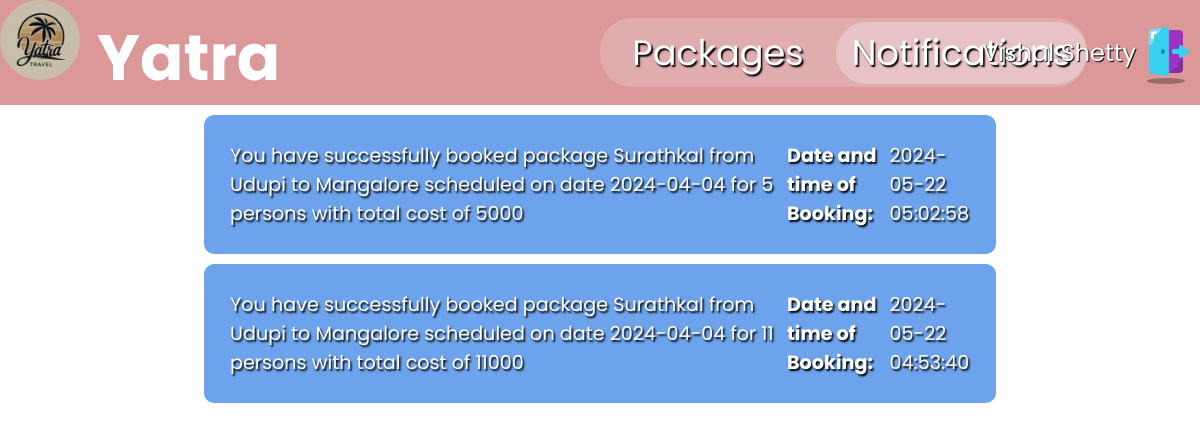
The page /usernotifications.php (signed in) on the database as committed earlier.
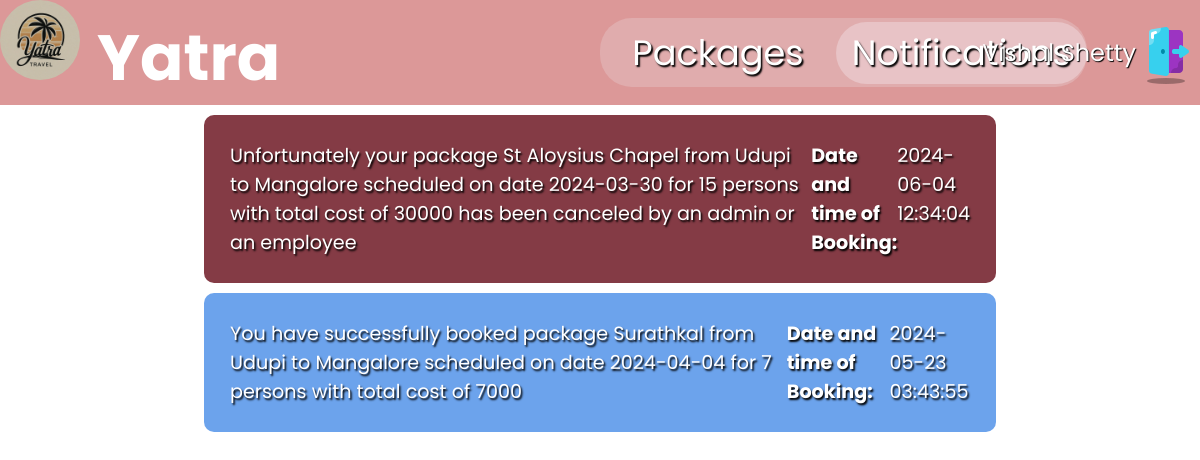
The same page on the database as committed later.
### tables this page shows
CREATE TABLE `bookedpackages` (
  `ID` int(11) NOT NULL,
  `useremail` varchar(200) NOT NULL,
  `packageid` int(11) NOT NULL,
  `uname` text NOT NULL,
  `droploc` varchar(200) NOT NULL,
  `pickup` varchar(200) NOT NULL,
  `timeoforder` timestamp NOT NULL DEFAULT current_timestamp(),
  `people` bigint(10) NOT NULL,
  `totalcost` double NOT NULL,
  `payid` varchar(300) NOT NULL,
  `status` varchar(20) NOT NULL DEFAULT 'confirmed'
);

CREATE TABLE `tpackages` (
  `title` varchar(200) NOT NULL,
  `ID` int(11) NOT NULL,
  `description` varchar(200) NOT NULL,
  `cover` longblob NOT NULL,
  `date` date NOT NULL,
  `pickuplocation` varchar(200) NOT NULL,
  `droplocation` varchar(200) NOT NULL,
  `cost` int(8) NOT NULL
);

### notifications.php (the view, shortened to what this page needs)
<link rel="stylesheet" href="index.css">
<?php
include ("connection.php");
if(isset($_SESSION['email'],$_SESSION['status']))
{
    $query="SELECT * FROM `bookedpackages` WHERE useremail='{$_SESSION['email']}' order by timeoforder desc;";
    $res=$con->query($query);
    if($res->num_rows == 0)
    {
        echo "<div class='notification'>";
        echo "You have No new notifications<br>";
        echo "</div>";
    }
    else{
    while($row=$res->fetch_assoc() )
    {
        $message="You have successfully booked package";
        $endmsg="";
        $bg='background-color: rgba(11, 102, 223, 0.6);';
        if($row['status']=='canceled'){
        $message="Unfortunately your package";
        $endmsg=" has been canceled by an admin or an employee";
        $bg="background-color:rgba(102, 11, 23, 0.8);";
    }
        echo "<div class='notification' style='".$bg."'>";
        $query2="SELECT * FROM `tpackages` where ID='{$row['packageid']}' ";
        $res2=$con->query($query2);
        $row2=$res2->fetch_assoc();
        echo "$message  {$row2['title']}
        from {$row2['pickuplocation']} to {$row2['droplocation']} scheduled on
         date {$row2['date']} for
        {$row['people']} persons with total cost of {$row['totalcost']}$endmsg
        <strong>Date and time of Booking:</strong>{$row['timeoforder']}<br>";
        echo "</div>";
    }
}
}

### usernotifications.php (shortened to what this page needs)
<!DOCTYPE html>
<html lang="en">
<head>
    <link rel="stylesheet" href="index.css">
</head>
<body>
    <?php
    include 'connection.php';
   $status=$_SESSION['status'];
   $email=$_SESSION['email'];
    if($status=='user' and isset($email))
    {
    echo "
    <header id='navbar'><figure><img id='logo' src='yatra.jpg' width='80rem' height='80rem'>
        <h4 style='display: inline;'>Yatra</h4></figure>
    <div id='navlinks'>
        <a href='userhomepage.php' > Packages</a>
        <a href='usernotifications.php' class='highlight'>Notifications</a>
        </div>
        </header>";
        include 'logoutfield.php';
        include 'notifications.php';
    }
    else{
        echo "<script>alert('Log in first');
        window.location.href = 'login.php';</script>";
    }
     ?>
</body>
</html>

### logoutfield.php (shortened to what this page needs)
<div style='display:flex;align-items:center;position:fixed;top:20px;right:0;z-index:50;'>
    <p style='background-color:transparent;color:white;text-shadow:1px 1px 1px black;font-size:1.5rem;'><?php echo $_SESSION['name'];?></p>
  <img src='logout.png' id='logoutImg' onclick='logout()'>
     </div>

### index.css (style rules this page uses)
* { margin:0;padding:0; box-sizing: border-box; font-family: "Poppins", sans-serif; }
header { background-color: rgba(186, 50, 50,0.5) ; color:white; font-size:4rem; width:100%; display: flex; flex-wrap: wrap; align-items: center; z-index: 20; }
#logo { border-radius: 13rem; }
body { background-image: url("bg2.jpg"); background-size: cover; }
#navbar { position: sticky; top: 0px; transition: 0.4s; display: flex; flex-direction: row; }
#navlinks { margin-left:20rem; background-color: rgba(240, 248, 255,0.2); border-radius: 2rem; display: flex; flex-direction: row; }
a,select { color: white; font-size:2.2rem; text-decoration: none; margin-left: 1rem; text-shadow: 0.1rem 0.1rem 0.1rem black; padding: 1rem; transition:0.3s; border-radius: 2rem; margin-top: 0.7%; margin-bottom: 0.7%; height: inherit; line-height: 30px; }
.highlight { background-color: rgba(248, 248, 255,0.3); }

### notifications.php (style rules this page uses)
.notification { text-shadow: 1.5px 1.5px 2px black; color:white; border-radius: 10px; width:66%; padding:26px; font-size:1.2rem; display:flex; margin:auto; margin-top:10px; }

Rows that differ between the two databases and show on the page:
removed bookedpackages: message "You have successfully booked package", packageid.title "Surathkal", packageid.pickuplocation "Udupi", packageid.droplocation "Mangalore", packageid.date "2024-04-04", people "5", totalcost "5000", timeoforder "2024-05-22 05:02:58"
removed bookedpackages: message "You have successfully booked package", packageid.title "Surathkal", packageid.pickuplocation "Udupi", packageid.droplocation "Mangalore", packageid.date "2024-04-04", people "11", totalcost "11000", timeoforder "2024-05-22 04:53:40"
added bookedpackages: status "Unfortunately your package", packageid.title "St Aloysius Chapel", packageid.pickuplocation "Udupi", packageid.droplocation "Mangalore", packageid.date "2024-03-30", people "15", totalcost "30000", status "has been canceled by an admin or an employee", timeoforder "2024-06-04 12:34:04"
added bookedpackages: message "You have successfully booked package", packageid.title "Surathkal", packageid.pickuplocation "Udupi", packageid.droplocation "Mangalore", packageid.date "2024-04-04", people "7", totalcost "7000", timeoforder "2024-05-23 03:43:55"
